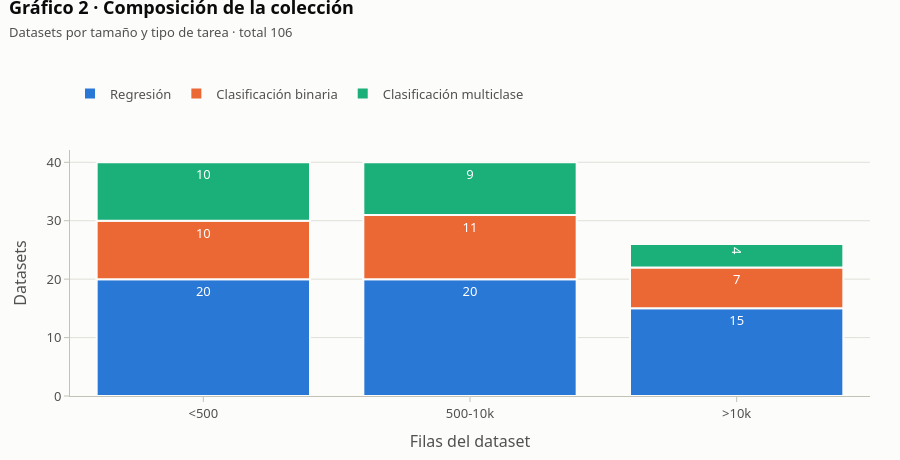

The notebook cell this image was saved under:
### Markdown cell above
<a id="grafico-2"></a>

El Gráfico 2 y la tabla que lo acompaña muestran cuántos datasets hay de cada tamaño y tipo de
tarea, y de qué fuente sale cada uno. La colección se construyó estratificando por esas dos
variables, con un objetivo de 20 datasets por cada combinación de banda de filas y tipo de
tarea. En las dos bandas de menos de 10.000 filas el objetivo se alcanzó exactamente, con 40
datasets en cada una. En la banda de más de 10.000 filas no había suficientes candidatos
elegibles: se incluyeron todos y solo sumaron 26, 11 de clasificación y 15 de regresión.

El equilibrio se limita a esas dos variables. Hay regímenes con pocos representantes, porque
no se estratificó por ellos: solo 6 datasets tienen más de 50 predictores, 13 están en el
régimen de alta dimensionalidad (pocas observaciones por predictor, todos con menos de 500
filas) y solo 8 tienen valores faltantes de origen, algo que el estudio compensa en parte con
las versiones con un 5 % y un 25 % de celdas eliminadas. Las conclusiones descansan por tanto en
pocos casos en esos regímenes y deben leerse con más cautela en ellos.

### Code cell
recuento = (datasets.groupby(["banda_filas", "tarea"]).size().rename("n").reset_index())
fig = px.bar(
    recuento, x="banda_filas", y="n", color="tarea", text="n",
    category_orders={"banda_filas": BANDAS_FILAS, "tarea": list(TAREAS.values())},
    color_discrete_sequence=[AZUL, NARANJA, AQUA],
    labels={"banda_filas": "Filas del dataset", "n": "Datasets", "tarea": "Tarea"},
)
fig.update_traces(textposition="inside", textfont_color="white",
                  marker_line=dict(width=2, color=FONDO))
estilo(fig, "Gráfico 2 · Composición de la colección",
       f"Datasets por tamaño y tipo de tarea · total {len(datasets)}").show()

pd.crosstab(datasets.fuente, datasets.tarea, margins=True, margins_name="Total")

### Figure 1 — Plotly figure (JSON) as saved in the notebook; plotly's stock layout.template omitted (floating-point values rounded to 4 significant figures)
{"data": [{"hovertemplate": "Tarea=Regresión<br>Filas del dataset=%{x}<br>Datasets=%{text}<extra></extra>", "legendgroup": "Regresión", "marker": {"color": "#2a78d6", "line": {"color": "#fcfcfb", "width": 2}, "pattern": {"shape": ""}}, "name": "Regresión", "orientation": "v", "showlegend": true, "text": [20.0, 20.0, 15.0], "textfont": {"color": "white"}, "textposition": "inside", "type": "bar", "x": ["500-10k", "<500", ">10k"], "xaxis": "x", "y": [20, 20, 15], "yaxis": "y"}, {"hovertemplate": "Tarea=Clasificación binaria<br>Filas del dataset=%{x}<br>Datasets=%{text}<extra></extra>", "legendgroup": "Clasificación binaria", "marker": {"color": "#eb6834", "line": {"color": "#fcfcfb", "width": 2}, "pattern": {"shape": ""}}, "name": "Clasificación binaria", "orientation": "v", "showlegend": true, "text": [11.0, 10.0, 7.0], "textfont": {"color": "white"}, "textposition": "inside", "type": "bar", "x": ["500-10k", "<500", ">10k"], "xaxis": "x", "y": [11, 10, 7], "yaxis": "y"}, {"hovertemplate": "Tarea=Clasificación multiclase<br>Filas del dataset=%{x}<br>Datasets=%{text}<extra></extra>", "legendgroup": "Clasificación multiclase", "marker": {"color": "#1baf7a", "line": {"color": "#fcfcfb", "width": 2}, "pattern": {"shape": ""}}, "name": "Clasificación multiclase", "orientation": "v", "showlegend": true, "text": [9.0, 10.0, 4.0], "textfont": {"color": "white"}, "textposition": "inside", "type": "bar", "x": ["500-10k", "<500", ">10k"], "xaxis": "x", "y": [9, 10, 4], "yaxis": "y"}], "layout": {"barmode": "relative", "font": {"color": "#0b0b0b", "family": "system-ui, -apple-system, 'Segoe UI', sans-serif", "size": 13}, "height": 460, "hoverlabel": {"bgcolor": "white", "font": {"family": "system-ui, -apple-system, 'Segoe UI', sans-serif", "size": 13}}, "legend": {"font": {"color": "#52514e"}, "orientation": "h", "title": {}, "tracegroupgap": 0, "x": 0, "y": 1.168, "yanchor": "bottom"}, "margin": {"b": 60, "l": 70, "r": 30, "t": 150}, "paper_bgcolor": "#fcfcfb", "plot_bgcolor": "#fcfcfb", "title": {"text": "<b>Gráfico 2 · Composición de la colección</b><br><span style='font-size:13px;color:#52514e'>Datasets por tamaño y tipo de tarea · total 106</span>", "x": 0.01, "xanchor": "left", "y": 0.97, "yanchor": "top"}, "xaxis": {"anchor": "y", "categoryarray": ["<500", "500-10k", ">10k"], "categoryorder": "array", "domain": [0, 1], "linecolor": "#c3c2b7", "showgrid": false, "tickcolor": "#c3c2b7", "tickfont": {"color": "#52514e"}, "title": {"font": {"color": "#52514e"}, "text": "Filas del dataset"}}, "yaxis": {"anchor": "x", "domain": [0, 1], "gridcolor": "#e1e0d9", "linecolor": "#c3c2b7", "showgrid": true, "tickcolor": "#c3c2b7", "tickfont": {"color": "#52514e"}, "title": {"font": {"color": "#52514e"}, "text": "Datasets"}}}}
